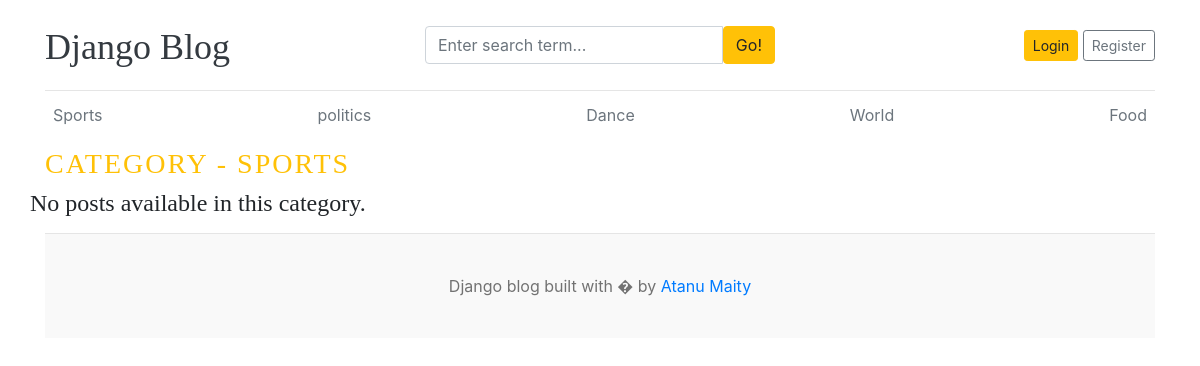
Page /category/1/ on the committed database.
### blogs/models.py (models this page shows, shortened)
class Category(models.Model):
    category_name = models.CharField(max_length=100, unique=True)
    created_at = models.DateTimeField(auto_now_add=True)
    updated_at = models.DateTimeField(auto_now=True)
    class Meta:
        verbose_name_plural = "Categories"

### blogs/views.py (the view)
# urls.py: path('<int:pk>/', views.post_by_category, name='post_by_category'),
def post_by_category(request, pk):
    posts = Blog.objects.filter(category=pk, status='published')
    category = get_object_or_404(Category, pk=pk)
    context = {
        'posts': posts,
        'category_name': category.category_name
    }
    return render(request, 'category_detail.html', context)

### blogs/context_processors.py (called while the page is built)
def get_categories(request):
    categories = Category.objects.all()
    return dict(categories=categories)

def get_social_links(request):
    follow_us_links = FollowUs.objects.all()
    return dict(follow_us_links=follow_us_links)

### templates/category_detail.html
{% extends "base.html" %}
  {% block content %}
        <h3 class="text-uppercase text-warning" style="letter-spacing: 2px;">Category - {{ category_name  }}</h3>
  <div class="row mb-2">
    {% if posts %}
    {% for post in posts %}
    <div class="col-md-6">
      <div class="card border-0" >
        <div class="card-body">
          <h3>{{ post.title }}</h3>
          <small class="mb-1 text-muted">{{ post.created_at | timesince }} ago | {{ post.author }}</small>
          <p class="card-text">{{ post.short_description | truncatewords:25 }}</p>
        </div>
      </div>
    </div>
    {% endfor %}
    {% else %}
    <h4>No posts available in this category.</h4>
    {% endif %}
</div>
{% endblock %}

### templates/base.html (shortened to what this page needs)
 {% load static %}
<!DOCTYPE html>
<html lang="en">
<head>
    <link href="https://getbootstrap.com/docs/4.0/dist/css/bootstrap.min.css" rel="stylesheet" />
    <link href="{% static 'css/blog.css' %}" rel="stylesheet" />
    <link rel="stylesheet" href="https://cdnjs.cloudflare.com/ajax/libs/toastify-js/1.6.1/toastify.css" />
</head>
<body>
    <div class="container">
      <header class="blog-header py-3">
        <div class="row flex-nowrap justify-content-between align-items-center">
          <div class="col-4 pt-1">
            <a class="blog-header-logo text-dark" href="/">Django Blog</a>
          </div>
          <div class="col-4">
            <form action="{% url 'search' %}" method="get">
                    <div class="input-group">
                        <input class="form-control" type="text" name="keyword" value="{{keyword}}" placeholder="Enter search term..." aria-label="Enter search term..." aria-describedby="button-search" />
                        <button type="submit" class="btn btn-warning" id="button-search" type="button">Go!</button>
                    </div>
            </form>
          </div>
          {% if user.is_authenticated %}
          <div class="col-4 d-flex justify-content-end align-items-center">
            <span><a href="{% url 'dashboard' %}">Dashboard</a></span> &nbsp;
            <a class="btn btn-sm btn-warning" href="{% url 'logout' %}">Logout</a>
          </div>
          {% else %}
          <div class="col-4 d-flex justify-content-end align-items-center">
            <a class="btn btn-sm btn-warning" href="{% url 'login' %}">Login</a> &nbsp;
            <a class="btn btn-sm btn-outline-secondary" href="{% url 'register' %}">Register</a>
          </div>
          {% endif %}
        </div>
      </header>
      <div class="nav-scroller py-1 mb-2">
        <nav class="nav d-flex justify-content-between">
          {% for category in categories %}
          <a class="p-2 text-muted" href="{% url 'post_by_category' category.id %}">{{ category.category_name }}</a>
          {% endfor %}
        </nav>
      </div>
{% block content %}
{% endblock %}
<footer class="blog-footer">
  <p>Django blog built with � by <a href="#">Atanu Maity</a></p>
</footer>
</body>
</html>

### blog_main/static/css/blog.css (style rules this page uses)
.blog-header { border-bottom: 1px solid #e5e5e5; }
.blog-header-logo { font-family: "Playfair Display", Georgia, "Times New Roman", serif; font-size: 2.25rem; }
h1, h2, h3, h4, h5, h6 { font-family: "Playfair Display", Georgia, "Times New Roman", serif; }
.blog-footer { padding: 2.5rem 0; color: #727272; text-align: center; background-color: #f9f9f9; border-top: .05rem solid #e5e5e5; }
.blog-footer p:last-child { margin-bottom: 0; }

### rows in the picture
Category: category_name "Sports", category_name "SPORTS"
Category: category_name "politics"
Category: category_name "Dance"
Category: category_name "World"
Category: category_name "Food"
